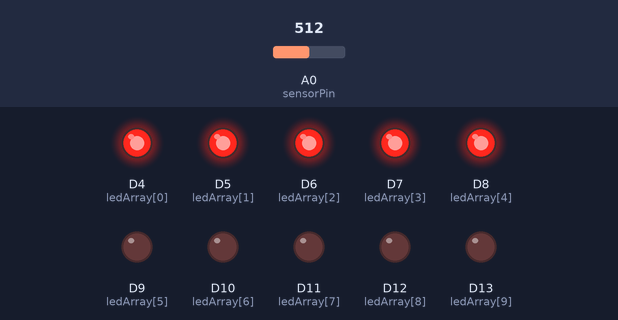
This sketch was run on a simulated STM32 Nucleo. Parts: output pins drawn as LEDs (lit = HIGH). The test bench sets the inputs (shaded band); at power-on: A0 (sensorPin) = 512.

Above: at 1.2 s.
1.3 s: A0 (sensorPin) set to 525
2.8 s: A0 (sensorPin) set to 550
At 4.0 s:
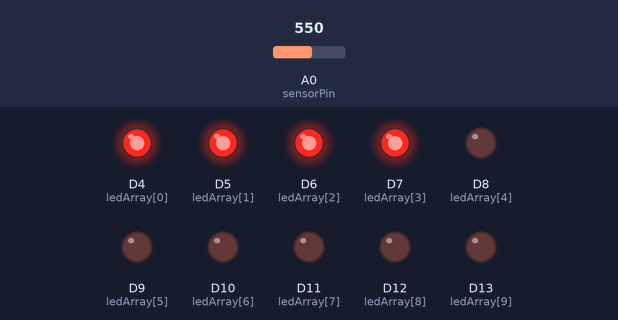
4.3 s: A0 (sensorPin) set to 657
5.8 s: A0 (sensorPin) set to 690
At 6.3 s:
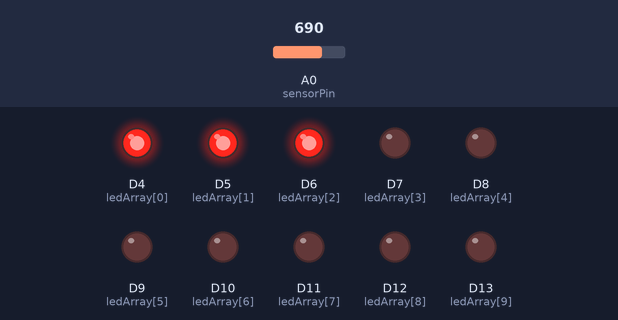
7.3 s: A0 (sensorPin) set to 783
8.8 s: A0 (sensorPin) set to 808
At 9.8 s:
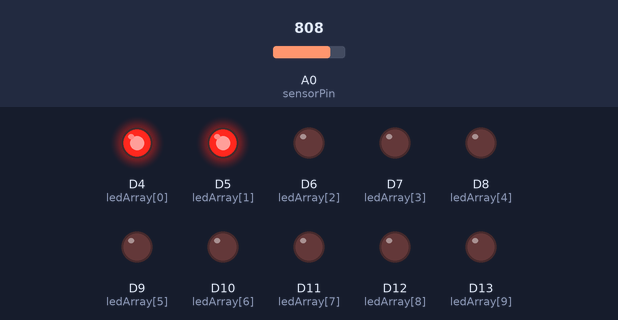
Timing chart, 0 to 11.3 s (numbered marks = the images above; inputs shaded):
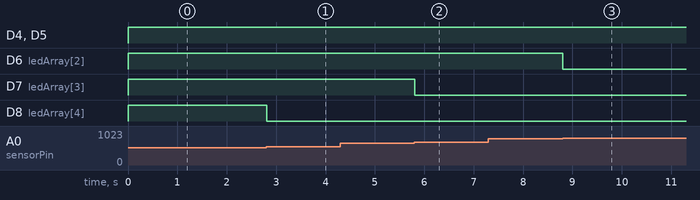

Measured:
- the behaviour switches between 534 and 535 on A0 (sensorPin) (found by bisection; images 0 and 1)
- the behaviour switches between 672 and 673 on A0 (sensorPin) (found by bisection; images 1 and 2)
- the behaviour switches between 797 and 798 on A0 (sensorPin) (found by bisection; images 2 and 3)
- after the input at 1.3 s, every drawn part: stays the same
- after the input at 2.8 s, D8 (ledArray[4]): HIGH → LOW at once
- after the input at 4.3 s, every drawn part: stays the same
- after the input at 5.8 s, D7 (ledArray[3]): HIGH → LOW at once
- after the input at 7.3 s, every drawn part: stays the same
- after the input at 8.8 s, D6 (ledArray[2]): HIGH → LOW at once

The sketch:

sketch.ino
```cpp
// Reference https://docs.wokwi.com/parts/wokwi-ntc-temperature-sensor

#define sensorPin A0
#define BETA 3950

int ledArray[] = {4,5,6,7,8,9,10,11,12,13};
int size=sizeof(ledArray)/sizeof(ledArray[0]);

void setup() {
    // initialize LEDs and sensor pin
    for (int ledpin=0;ledpin<size;ledpin++){
      pinMode(ledArray[ledpin], OUTPUT);
    }

    Serial.begin(9600);
}

void loop() {
  // Read the sensor value , calculate the temperature, light up the leds
  int analogValue = analogRead(sensorPin);
  int celsius = 1 / (log(1 / (1023. / analogValue - 1)) / BETA + 1.0 / 298.15) - 273.15;
  int ledLevel=map(celsius,-24,80,0,9);
  for (int ledpin=0;ledpin<size;ledpin++){
    if(ledpin<=ledLevel && celsius>-24){
      digitalWrite(ledArray[ledpin], HIGH);
    }else{
      digitalWrite(ledArray[ledpin], LOW);
    }

  }

  delay(10); // this speeds up the simulation
}
```
